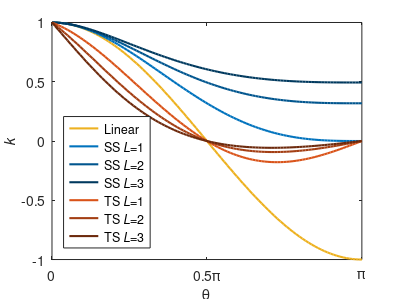

Recreate this plot in MATLAB. (Note: this script raises an error after producing the figure.)
clear; close all;

%set(0, 'defaultAxesFontName','DejaVu Sans');
%set(0, 'defaultTextFontName','DejaVu Sans');

ssrelu = @(theta_ss)          (sin(theta_ss)+(pi-theta_ss).*cos(theta_ss))/pi;
tsrelu = @(theta_ss, theta_ts)(1-theta_ss/pi).*cos(theta_ts);

theta = linspace(0,1);

ln = {   cos(pi*theta          )};
ss = {ssrelu(pi*theta          )};
ts = {tsrelu(pi*theta, pi*theta)};

for i = 1:3
    ts = [ts {tsrelu(acos(ss{end}), acos(ts{end}))}];
    ss = [ss {ssrelu(acos(ss{end})               )}];
end
    
figure; cm = lines(3); lw = 1.5;

plot(theta, ln{1}, 'LineWidth', lw, 'Color', cm(3,:)*1.00); hold on;

plot(theta, ss{1}, 'LineWidth', lw, 'Color', cm(1,:)*1.00);
plot(theta, ss{2}, 'LineWidth', lw, 'Color', cm(1,:)*0.75);
plot(theta, ss{3}, 'LineWidth', lw, 'Color', cm(1,:)*0.50);

plot(theta, ts{1}, 'LineWidth', lw, 'Color', cm(2,:)*1.00);
plot(theta, ts{2}, 'LineWidth', lw, 'Color', cm(2,:)*0.75);
plot(theta, ts{3}, 'LineWidth', lw, 'Color', cm(2,:)*0.50);

xlabel('\theta'); set(gca,'XTick',[0 0.5 1]); set(gca,'XTickLabel',{'0','0.5\pi','\pi'})
ylabel('\it{k}');

l = {'Linear'};
l = [l {'SS {\it{L}}=1' 'SS {\it{L}}=2' 'SS {\it{L}}=3'}];
l = [l {'TS {\it{L}}=1' 'TS {\it{L}}=2' 'TS {\it{L}}=3'}];

h = legend(l,'location','southwest');

set(gcf, 'Position', [0 0 400 300], 'PaperPositionMode', 'auto');
h.Position(1) = h.Position(1) - 0.01;
h.Position(2) = h.Position(2) - 0.04;

%set(gcf, 'Color', 'none');
